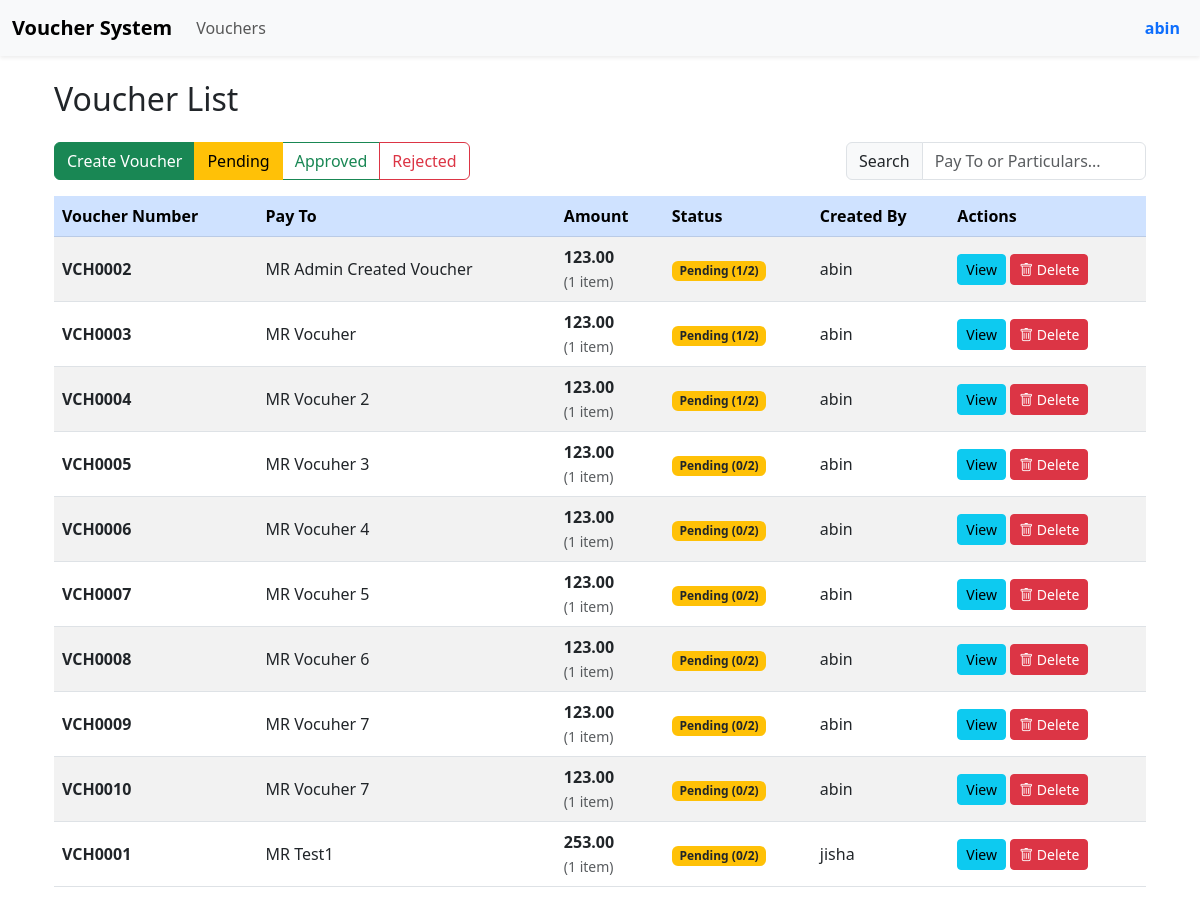
/vouchers/ (signed in), run on the app's committed database.
### vouchers/models.py (models this page shows, shortened)
class Voucher(models.Model):
    PAYMENT_TYPES = (
        ('CASH', 'Cash'),
        ('CHEQUE', 'Cheque'),
        ('PETTY_CASH', 'Petty Cash'),
    )
    voucher_number = models.CharField(max_length=20, unique=True, blank=True)
    voucher_date = models.DateField()
    payment_type = models.CharField(max_length=20, choices=PAYMENT_TYPES)
    name_title = models.CharField(max_length=5, choices=[('MR', 'Mr.'), ('MRS', 'Mrs.'), ('MS', 'Ms.')])
    pay_to = models.CharField(max_length=200)
    attachment = models.FileField(upload_to='vouchers/attachments/', null=True, blank=True)
    cheque_number = models.CharField(
        max_length=20,
        blank=True,
        null=True,
        help_text="Required only for Cheque payments"
    )
    cheque_attachment = models.FileField(
        upload_to='vouchers/cheques/',
        null=True,
        blank=True,
        help_text="Required only for Cheque payments"
    )
    created_by = models.ForeignKey(User, on_delete=models.CASCADE, related_name='vouchers')
    created_at = models.DateTimeField(auto_now_add=True)
    status = models.CharField(
        max_length=10,
        choices=[('PENDING', 'Pending'), ('APPROVED', 'Approved'), ('REJECTED', 'Rejected')],
        default='PENDING'
    )
    required_approvers_snapshot = models.JSONField(
        default=list,
        blank=True,
        help_text="List of usernames required at voucher creation time"
    )
    def _get_current_required_approvers(self):
        levels = ApprovalLevel.objects.filter(is_active=True).select_related('designation').order_by('order')
        usernames = []
        for level in levels:
            users = UserProfile.objects.filter(
                designation=level.designation,
                user__groups__name='Admin Staff'
            ).values_list('user__username', flat=True).distinct()
            usernames.extend(users)
        return usernames
    @property
    def required_approvers(self):
        if self.status in ['APPROVED', 'REJECTED']:
            return self.required_approvers_snapshot or []
        else:
            return self._get_current_required_approvers()

class Particular(models.Model):
    voucher = models.ForeignKey(Voucher, on_delete=models.CASCADE, related_name='particulars')
    description = models.CharField(max_length=300)
    amount = models.DecimalField(max_digits=12, decimal_places=2)
    attachment = models.FileField(
        upload_to='vouchers/particulars/',
        null=True,
        blank=True,
        help_text="Attach receipt/invoice for this item"
    )

class ApprovalLevel(models.Model):
    designation = models.OneToOneField(Designation, on_delete=models.CASCADE)
    order = models.PositiveIntegerField(unique=True, help_text="Lower number = earlier in approval chain")
    is_active = models.BooleanField(default=True, help_text="Only active levels require approval")
    updated_by = models.ForeignKey(User, on_delete=models.CASCADE)
    updated_at = models.DateTimeField(auto_now=True)
    class Meta:
        ordering = ['order']
        verbose_name = "Approval Level"
        verbose_name_plural = "Approval Levels"

class Designation(models.Model):
    name = models.CharField(max_length=100, unique=True)
    created_by = models.ForeignKey(User, on_delete=models.SET_NULL, null=True, related_name='designations')
    created_at = models.DateTimeField(auto_now_add=True)

### vouchers/views.py (the view, shortened to what this page needs)
# urls.py: path('vouchers/', VoucherListView.as_view(), name='voucher_list'),
class VoucherListView(LoginRequiredMixin, ListView):
    model = Voucher
    template_name = 'vouchers/voucher_list.html'
    context_object_name = 'vouchers'
    paginate_by = 10
    def get_queryset(self):
        qs = super().get_queryset().select_related('created_by')
        qs = qs.prefetch_related('particulars', 'approvals', 'approvals__approver')
        if not self.request.user.is_superuser:
            if self.request.user.groups.filter(name='Accountants').exists():
                qs = qs.filter(created_by=self.request.user)
        return qs.annotate(
            approved_count=Count(Case(When(approvals__status='APPROVED', then=1)), output_field=IntegerField()),
            rejected_count=Count(Case(When(approvals__status='REJECTED', then=1)), output_field=IntegerField())
        )
    def get_context_data(self, **kwargs):
        context = super().get_context_data(**kwargs)
        user = self.request.user
        context['is_accountant'] = user.is_authenticated and user.groups.filter(name='Accountants').exists()
        context['is_admin_staff'] = user.is_authenticated and (user.groups.filter(name='Admin Staff').exists() or user.is_superuser)
        context['designations'] = Designation.objects.all()
        for voucher in context['vouchers']:
            try:
                voucher.user_approval = voucher.approvals.get(approver=user)
            except VoucherApproval.DoesNotExist:
                voucher.user_approval = None
            required = set(voucher.required_approvers)
            approved_usernames = set(
                voucher.approvals.filter(status='APPROVED')
                .values_list('approver__username', flat=True)
            )
            voucher.pending_approvers = [
                {'name': name, 'has_approved': name in approved_usernames}
                for name in required
            ]
            if voucher.status == 'PENDING':
                levels = ApprovalLevel.objects.filter(is_active=True) \
                    .select_related('designation').order_by('order')
                level_data = []
                for level in levels:
                    level_users = UserProfile.objects.filter(
                        designation=level.designation,
                        user__groups__name='Admin Staff'
                    ).values_list('user__username', flat=True)
                    all_approved = all(u in approved_usernames for u in level_users)
                    some_approved = any(u in approved_usernames for u in level_users)
                    level_data.append({
                        'designation': level.designation,
                        'all_approved': all_approved,
                        'some_approved': some_approved,
                        'is_next': False
                    })
                for lvl in level_data:
                    if not lvl['all_approved']:
                        lvl['is_next'] = True
                        break
                voucher.approval_levels = level_data
            can_approve = True
            waiting_for = None
            if (user.groups.filter(name='Admin Staff').exists() or user.is_superuser) and voucher.status == 'PENDING':
                current_level = None
                levels = ApprovalLevel.objects.filter(is_active=True).order_by('order')
                for lvl in levels:
                    users_in_level = UserProfile.objects.filter(
                        designation=lvl.designation,
                        user__groups__name='Admin Staff'
                    ).values_list('user__username', flat=True)
                    if user.username in users_in_level:
                        current_level = lvl
                        break
            voucher.can_approve = can_approve
            voucher.waiting_for_designation = waiting_for
        return context

### vouchers/templatetags/voucher_tags.py (called while the page is built)
@register.filter
def sum_particulars(queryset):
    from decimal import Decimal
    total = sum(p.amount for p in queryset if p.amount)
    return total or Decimal('0.00')

@register.filter
def sub(a, b):
    return a - b

### vouchers/templates/vouchers/voucher_list.html (shortened to what this page needs)
{% extends 'base.html' %}
{% load static %}
{% load voucher_tags %}
{% block content %}
<div class="container mt-4">
    <h2 class="mb-4">Voucher List</h2>
    <div class="d-flex justify-content-between align-items-center mb-3 flex-wrap gap-2">
        <div class="btn-group" role="group">
            {% if user.groups.all.0.name == 'Accountants' %}
            <button class="btn btn-success" data-bs-toggle="modal" data-bs-target="#createVoucherModal">
                Create Voucher
            </button>
            {% endif %}
            <button class="btn btn-outline-warning filter-btn active" data-status="PENDING">Pending</button>
            <button class="btn btn-outline-success filter-btn" data-status="APPROVED">Approved</button>
            <button class="btn btn-outline-danger filter-btn" data-status="REJECTED">Rejected</button>
        </div>
        <div class="input-group" style="width: 300px;">
            <span class="input-group-text">Search</span>
            <input type="text" id="searchInput" class="form-control"
                   placeholder="Pay To or Particulars..." autocomplete="off">
        </div>
    </div>
    <div class="table-responsive">
        <table class="table table-striped table-hover align-middle" id="voucherTable">
            <thead class="table-primary">
                <tr>
                    <th>Voucher Number</th>
                    <th>Pay To</th>
                    <th>Amount</th>
                    <th>Status</th>
                    <th>Created By</th>
                    <th>Actions</th>
                </tr>
            </thead>
            <tbody id="voucher-tbody">
                {% for voucher in vouchers %}
                <tr class="voucher-row"
                    data-voucher-id="{{ voucher.id }}"
                    data-status="{{ voucher.status }}"
                    data-pay-to="{{ voucher.pay_to|lower }}"
                    data-particulars="{% for p in voucher.particulars.all %}{{ p.description|lower }}{% if not forloop.last %} {% endif %}{% endfor %}">
                    <td><strong>{{ voucher.voucher_number }}</strong></td>
                    <td>{{ voucher.name_title }} {{ voucher.pay_to }}</td>
                    <td>
                        {% if voucher.particulars.exists %}
                            <strong>{{ voucher.particulars.all|sum_particulars|floatformat:2 }}</strong><br>
                            <small class="text-muted">
                                ({{ voucher.particulars.all|length }} item{{ voucher.particulars.all|length|pluralize }})
                            </small>
                        {% else %}
                            <em class="text-muted">No particulars</em>
                        {% endif %}
                    </td>
                    <td class="status-cell">
                        <a href="#" class="status-link"
                           data-bs-toggle="modal"
                           data-bs-target="#approvalModal{{ voucher.id }}">
                            {% if voucher.status == 'PENDING' %}
                                <span class="badge bg-warning text-dark">
                                    Pending ({{ voucher.approved_count|default:0 }}/{{ voucher.required_approvers|length }})
                                </span>
                            {% elif voucher.status == 'APPROVED' %}
                                <span class="badge bg-success">Approved</span>
                            {% elif voucher.status == 'REJECTED' %}
                                <span class="badge bg-danger">Rejected</span>
                            {% endif %}
                        </a>
                    </td>
                    <td>{{ voucher.created_by.username }}</td>
                    <td class="action-cell">
                        <a href="{% url 'voucher_detail' voucher.id %}"
                           class="btn btn-info btn-sm">View</a>
                        {% if user.is_superuser %}
                        <button class="btn btn-danger btn-sm delete-voucher-btn"
                                data-id="{{ voucher.id }}"
                                data-number="{{ voucher.voucher_number }}">
                            <i class="bi bi-trash"></i> Delete
                        </button>
                        {% endif %}
                    </td>
                </tr>
                {% endfor %}
            </tbody>
        </table>
    </div>
</div>
{% endblock %}

### vouchers/templates/base.html (shortened to what this page needs)
{% load static %}
<!DOCTYPE html>
<html lang="en">
<head>
    <link href="https://cdn.jsdelivr.net/npm/bootstrap@5.3.0/dist/css/bootstrap.min.css" rel="stylesheet">
    <link rel="stylesheet" href="https://cdn.jsdelivr.net/npm/bootstrap-icons@1.11/font/bootstrap-icons.css">
</head>
<body>
    {% now "Y-m-d" as today %}
    <nav class="navbar navbar-expand-lg navbar-light bg-light shadow-sm">
        <div class="container-fluid">
            <a class="navbar-brand fw-bold" href="{% url 'home' %}">Voucher System</a>
            <div class="collapse navbar-collapse" id="navbarContent">
                <ul class="navbar-nav me-auto">
                    <li class="nav-item"><a class="nav-link" href="{% url 'voucher_list' %}">Vouchers</a></li>
                </ul>
                <ul class="navbar-nav ms-auto align-items-center">
                    {% if user.is_authenticated %}
                        <li class="nav-item dropdown">
                            <a class="nav-link dropdown-toggle text-primary fw-bold d-flex align-items-center gap-2"
                               href="#" role="button" data-bs-toggle="dropdown">
                                {{ user.username }}
                            </a>
                        </li>
                    {% else %}
                        <li class="nav-item"><a class="nav-link" href="{% url 'login' %}">Login</a></li>
                    {% endif %}
                </ul>
            </div>
        </div>
    </nav>
    <div class="container mt-4">{% block content %}{% endblock %}</div>
</body>
</html>

### vouchers/templates/base.html (style rules this page uses)
.navbar .dropdown-toggle::after { display: none; }

### data on the page
Voucher: voucher_number "VCH0002", name_title "MR", pay_to "Admin Created Voucher", particulars.all|sum_particulars "123.00", particulars.all|length "1", approved_count "1", required_approvers|length "2", created_by.username "abin"
Voucher: voucher_number "VCH0003", name_title "MR", pay_to "Vocuher", particulars.all|sum_particulars "123.00", particulars.all|length "1", approved_count "1", required_approvers|length "2", created_by.username "abin"
Voucher: voucher_number "VCH0004", name_title "MR", pay_to "Vocuher 2", particulars.all|sum_particulars "123.00", particulars.all|length "1", approved_count "1", required_approvers|length "2", created_by.username "abin"
Voucher: voucher_number "VCH0005", name_title "MR", pay_to "Vocuher 3", particulars.all|sum_particulars "123.00", particulars.all|length "1", approved_count "0", required_approvers|length "2", created_by.username "abin"
Voucher: voucher_number "VCH0006", name_title "MR", pay_to "Vocuher 4", particulars.all|sum_particulars "123.00", particulars.all|length "1", approved_count "0", required_approvers|length "2", created_by.username "abin"
Voucher: voucher_number "VCH0007", name_title "MR", pay_to "Vocuher 5", particulars.all|sum_particulars "123.00", particulars.all|length "1", approved_count "0", required_approvers|length "2", created_by.username "abin"
Voucher: voucher_number "VCH0008", name_title "MR", pay_to "Vocuher 6", particulars.all|sum_particulars "123.00", particulars.all|length "1", approved_count "0", required_approvers|length "2", created_by.username "abin"
Voucher: voucher_number "VCH0009", name_title "MR", pay_to "Vocuher 7", particulars.all|sum_particulars "123.00", particulars.all|length "1", approved_count "0", required_approvers|length "2", created_by.username "abin"
Voucher: voucher_number "VCH0010", name_title "MR", pay_to "Vocuher 7", particulars.all|sum_particulars "123.00", particulars.all|length "1", approved_count "0", required_approvers|length "2", created_by.username "abin"
Voucher: voucher_number "VCH0001", name_title "MR", pay_to "Test1", particulars.all|sum_particulars "253.00", particulars.all|length "1", approved_count "0", required_approvers|length "2", created_by.username "jisha"

### other printed values
{{ user.username }} "abin"
